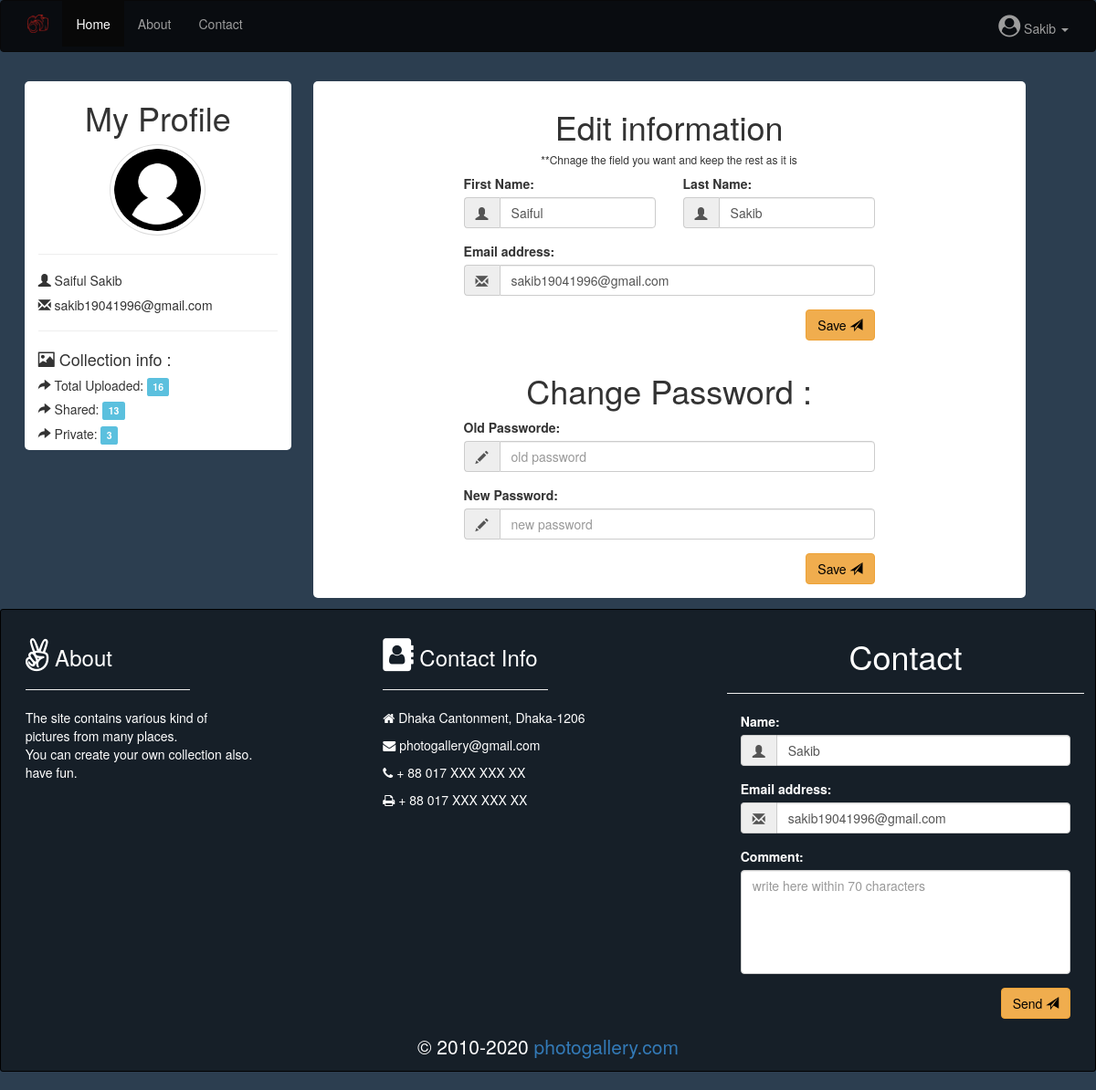
The app's page /SD4/image_gallery/myprofile.php (signed in) with its own data.
### tables this page shows
CREATE TABLE `userinfo` (
  `user_id` int(11) NOT NULL,
  `fname` varchar(255) NOT NULL,
  `lname` varchar(255) NOT NULL,
  `email` varchar(255) NOT NULL,
  `password` varchar(255) NOT NULL
);

### SD4/image_gallery/login_user_check.php (called while the page is built, shortened)
<?php
	include 'formvarification.php';
	if (isset($_SESSION["session_eamil"])) {
		$sqlusernamequery = 'SELECT lname FROM userinfo WHERE email="'.$_SESSION["session_eamil"].'"';
		$sqlusername = mysqli_query($link,$sqlusernamequery) or die(mysqli_error());
		$row = mysqli_fetch_assoc($sqlusername);
		$logedin_user = $row["lname"];
	} else {
		header("Location: http://localhost/image_gallery/index.php");
	}
?>

### SD4/image_gallery/myprofile.php (the view, shortened to what this page needs)
<?php
	include 'login_user_check.php';
	$info_username = 'SELECT * FROM userinfo WHERE email ="'.$_SESSION["session_eamil"].'"';
	$info_username_result = mysqli_query($link,$info_username) or die(mysqli_error());
	$row = mysqli_fetch_assoc($info_username_result);
	$fname = $row["fname"];
	$lname = $row["lname"];
	$email = $row["email"];
?>
<!DOCTYPE html>
<html>
<head>
	<link rel="stylesheet" type="text/css" href="css/mycss.css">
	<link rel="stylesheet" href="https://maxcdn.bootstrapcdn.com/bootstrap/3.3.7/css/bootstrap.min.css">
	<link rel="stylesheet" href="https://cdnjs.cloudflare.com/ajax/libs/font-awesome/4.7.0/css/font-awesome.min.css">
</head>
<body style="background-color:#2c3e50;">
	<?php include 'header.php'; ?>
	<div class="container">
		<div class="row">
			<div class="col-md-3" style="background-color: white; margin: 1%; border-radius: 5px;">
				<h1 align="center">My Profile</h1>
				<p align="center">
					<img src="images/user_image/1.png" class="img-circle img-thumbnail" alt="user image" style="width: 40%; height: 100px;">
				</p>
				<hr>
				<p>
					<h5>
						<i class="glyphicon glyphicon-user"></i>
						<?php echo $row["fname"]. ' '. $row["lname"]; ?>
					</h5>
				</p>
				<p>
					<h5>
						<i class="glyphicon glyphicon-envelope"></i>
						<?php echo $row["email"]; ?>
					</h5>
				</p>
				<hr>
				<p>
					<h4><i class="glyphicon glyphicon-picture"></i> Collection info : </h4>
					<p>
						<h5><i class="glyphicon glyphicon-share-alt"></i> Total Uploaded: <span class="label label-info">
							<?php
								$total = 'SELECT COUNT(image_id) FROM image_info WHERE iowner ="'.$_SESSION["session_eamil"].'"';
								$collection_query = mysqli_query($link, $total) or die(mysqli_error());
								$row = mysqli_fetch_assoc($collection_query);
								echo $row["COUNT(image_id)"];
							?>
						</span></h5>
					</p>
					<p>
						<h5><i class="glyphicon glyphicon-share-alt"></i> Shared: <span class="label label-info">
							<?php
								$shared = 'SELECT COUNT(image_id) FROM image_info WHERE iowner ="'.$_SESSION["session_eamil"].'"'.'and istatus ='.'0';
								$collection_query = mysqli_query($link, $shared) or die(mysqli_error());
								$row = mysqli_fetch_assoc($collection_query);
								echo $row["COUNT(image_id)"];
							?>
						</span></h5>
					</p>
					<p>
						<h5><i class="glyphicon glyphicon-share-alt"></i> Private: <span class="label label-info">
							<?php
								$personal = 'SELECT COUNT(image_id) FROM image_info WHERE iowner ="'.$_SESSION["session_eamil"].'"'.'and istatus ='.'1';
								$collection_query = mysqli_query($link, $personal) or die(mysqli_error());
								$row = mysqli_fetch_assoc($collection_query);
								echo $row["COUNT(image_id)"];
							?>
						</span></h5>
					</p>
				</p>
			</div>
			<div class="col-md-8" style="background-color: white; margin: 1%; border-radius: 5px;">
				<form action="" method="post" class="signup-form" style="margin: 10px 150px 10px 150px;">
					<div class="row" align="center">
						<h1>Edit information</h1>
						<h6>**Chnage the field you want and keep the rest as it is</h6>
					</div>
					<div class="row">
						<div class="col-md-6">
							<div class="form-group">
								<label for="first_name">First Name:</label>
								<div class="input-group">
									<span class="input-group-addon"><i class="glyphicon glyphicon-user"></i></span>
									<input type="text" name="first_name" class="form-control" placeholder="first nmae" value="<?php echo $fname ?>">
								</div>
							</div>
						</div>
						<div class="col-md-6">
							<div class="form-group">
								<label for="last_name">Last Name:</label>
								<div class="input-group">
									<span class="input-group-addon"><i class="glyphicon glyphicon-user"></i></span>
									<input type="text" name="last_name" class="form-control"  placeholder="last name" value="<?php echo $lname ?>">
								</div>
							</div>
						</div>
					</div>
					<div class="form-group">
						<label for="email">Email address:</label>
						<div class="input-group">
							<span class="input-group-addon"><i class="glyphicon glyphicon-envelope"></i></span>
							<input type="email" name="signup_email" class="form-control"  placeholder="email" value="<?php echo $email ?>">
						</div>
					</div>
					<div class="form-group" align="right">
						<button type="submit" name="save_info" class="btn btn-warning" style="color: black;">
							Save
							<span class="glyphicon glyphicon-send"></span>
						</button>
					</div>
					<div class="row" align="center">
						<h1>Change Password : </h1>
					</div>
					<div class="form-group">
						<label for="password">Old Passworde:</label>
						<div class="input-group">
							<span class="input-group-addon"><i class="glyphicon glyphicon-pencil"></i></span>
							<input type="password" name="signup_password" class="form-control" placeholder="old password">
						</div>
					</div>
					<div class="form-group">
						<label for="confirm_password">New Password:</label>
						<div class="input-group">
							<span class="input-group-addon"><i class="glyphicon glyphicon-pencil"></i></span>
							<input type="password" name="signup_confirm_password" class="form-control" placeholder="new password">
						</div>
					</div>
					<div class="form-group" align="right">
						<button type="submit" name="save_pass" class="btn btn-warning" style="color: black;">
							Save
							<span class="glyphicon glyphicon-send"></span>
						</button>
					</div>
				</form>
			</div>
		</div>
	</div>
	<?php include 'footer.php'; ?>
</body>
</html>

### SD4/image_gallery/header.php
<?php
	echo '
		<nav class="navbar navbar-inverse" style="background-color: rgba(0,0,0,0.8);">
		<div class="container">
    		<div class="navbar-header">
      			<a href="index.php"><img src="images/photo_galley_logo.png" class="navbar-brand" alt="PG_logo"></a>
    		</div>
    		<div>
    			<ul class="nav navbar-nav">
		    		<li class="active"><a href="index.php">Home</a></li>
		    		<li><a href="#aboutsite">About</a></li>
		    		<li><a href="#devcontact">Contact</a></li>
    			</ul>
    		</div>
    		<div>
    			<ul class="nav navbar-nav navbar-right">
    				<li class="dropdown dropdown-menu-right dropd">
    					<a class="dropdown-toggle" data-toggle="dropdown" href="#option"><span class="	fa fa-user-circle" style="font-size:24px;"></span> '.$logedin_user.' <span class="caret"></span></a>
   						<ul class="dropdown-menu">
    						<li><a href="myprofile.php">My Profile</a></li>
    						<li><a href="album.php">My collection</a></li>
    						<li><a href="upload.php">Upload</a></li>
    						<li class="divider"></li>
    						<li><a href="?4" name="link1">Log out</a></li>
    					</ul>
    				</li>
    			</ul>
    		</div>
  		</div>
	</nav>
	';
?>

### SD4/image_gallery/footer.php (shortened to what this page needs)
<?php
	echo '
	<div class="container text-left" style="width: 100%; color: white;">
		<div id="aboutsite" class="row well well-sm" style="padding: 1%;">
			<div class="col-md-4">
				<h3><i class="fa fa-angellist" style="font-size:36px"></i> About</h3>
				<hr align="left" width="50%">
				<p>
					The site contains various kind of <br>pictures from many places.
					<br>You can create your own collection also.
					<br>have fun.
				</p>
			</div>
			<div id="devcontact" class="col-md-4">
				<h3><i class="fa fa-address-book" style="font-size:36px"></i> Contact Info</h3>
				<hr align="left" width="50%">
				<ul class="list-unstyled">
					<li><p><i class="fa fa-home"></i>  Dhaka Cantonment, Dhaka-1206</p></li>
					<li><p><i class="fa fa-envelope"></i>  photogallery@gmail.com</p></li>
					<li><p><i class="fa fa-phone"></i>  + 88 017 XXX XXX XX</p></li>
					<li><p><i class="fa fa-print"></i>  + 88 017 XXX XXX XX</p></li>
				</ul>
			</div>
			<div class="col-md-4">
				<form action="" method="post" class="signup-form" style="color: white;">
					<div class="row" align="center">
						<h1>Contact</h1>
						<hr>
					</div>
					<div class="form-group">
						<label for="last_name">Name: </label>
						<div class="input-group">
							<span class="input-group-addon"><i class="glyphicon glyphicon-user"></i></span>
							<input type="text" class="form-control" name="contact_name"  placeholder="Name" value="'.$logedin_user.'">
						</div>
					</div>
					<div class="form-group">
						<label for="email">Email address:</label>
						<div class="input-group">
							<span class="input-group-addon"><i class="glyphicon glyphicon-envelope"></i></span>
							<input type="email" class="form-control" name="contact_email" placeholder="email" value="'.$_SESSION["session_eamil"].'">
						</div>
					</div>
					<div class="form-group">
						<label for="comment">Comment:</label>
						<div class="input-group">
							<textarea class="form-control" name="comment" rows="5" cols="80" style="border-radius: 4px" placeholder="write here within 70 characters"></textarea>
						</div>
					</div>
					<div class="form-group" align="right">
						<button type="submit" class="btn btn-warning" name="contact_send" style="color: black;">
							Send
							<span class="glyphicon glyphicon-send"></span>
						</button>
					</div>';
    echo '
				</form>
			</div>
			<hr class="footer-hr">
			<div class="row text-center" style="font-size: 1.5em;">
				&copy 2010-'.date("Y").'
				<a href="index.php">photogallery.com</a>
			</div>
		</div>
	</div>
	';
?>

### SD4/image_gallery/css/mycss.css (style rules this page uses)
.signup-form { margin: 0 auto; float: none; }
textarea { resize: none; }

### SD4/image_gallery/myprofile.php (style rules this page uses)
.well { border-color: black; background-color: rgba(0,0,0,0.5); }

### records on screen
userinfo: lname "Sakib", fname "Saiful", email "sakib19041996@gmail.com", first_name "Saiful", last_name "Sakib", signup_email "sakib19041996@gmail.com", contact_name "Sakib"

### other values on screen
$row["COUNT(image_id)"] "16"
$row["COUNT(image_id)"] "13"
$row["COUNT(image_id)"] "3"
